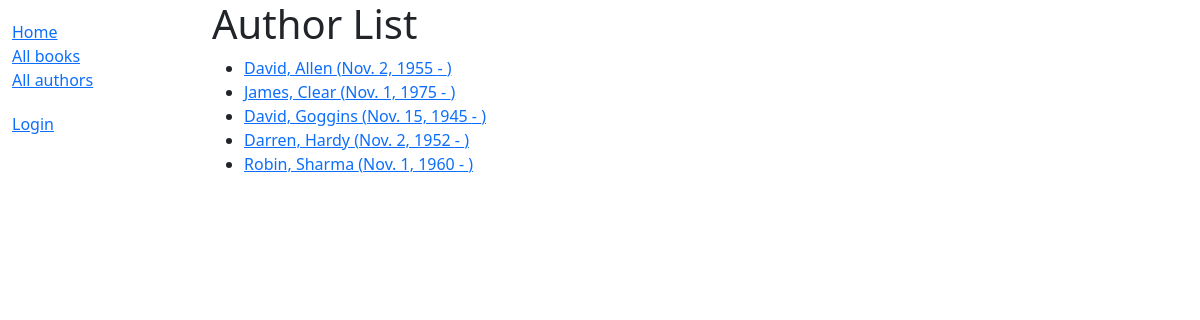
Screenshot of /catalog/authors/ with the database file from the repository.
### catalog/models.py (models this page shows)
class Author(models.Model):
    first_name = models.CharField(max_length=100)
    last_name = models.CharField(max_length=100)
    date_of_birth = models.DateField(null=True, blank=True)
    data_of_death = models.DateField('Died', null=True, blank=True)
    class Meta:
        ordering = ['last_name', 'first_name']
    def get_absolute_url(self):
        return reverse('author-detail', args=[str(self.id)])
    def __str__(self) -> str:
        return f'{self.first_name}, {self.last_name}'

### catalog/views.py (the view)
# urls.py: path('authors/', views.AuthorListView.as_view(), name='authors'),
class AuthorListView(generic.ListView):
    model = Author

### catalog/templates/catalog/author_list.html
{% extends "base_generic.html" %}
{% block content %}
  <h1>Author List</h1>
  {% if author_list %}
    <ul>
      {% for author in author_list %}
      <li>
        <a href="{{ author.get_absolute_url }}">
            {{ author }} ({{ author.date_of_birth}} - {% if author.data_of_death %}{{author.data_of_death}}{% endif %})
        </a>
      </li>
      {% endfor %}
    </ul>
  {% else %}
    <p>There are no details available for any author.</p>
  {% endif %}
{% endblock %}

### rows the page displays
Author: first_name+last_name "David, Allen", date_of_birth "Nov. 2, 1955"
Author: first_name+last_name "James, Clear", date_of_birth "Nov. 1, 1975"
Author: first_name+last_name "David, Goggins", date_of_birth "Nov. 15, 1945"
Author: first_name+last_name "Darren, Hardy", date_of_birth "Nov. 2, 1952"
Author: first_name+last_name "Robin, Sharma", date_of_birth "Nov. 1, 1960"
